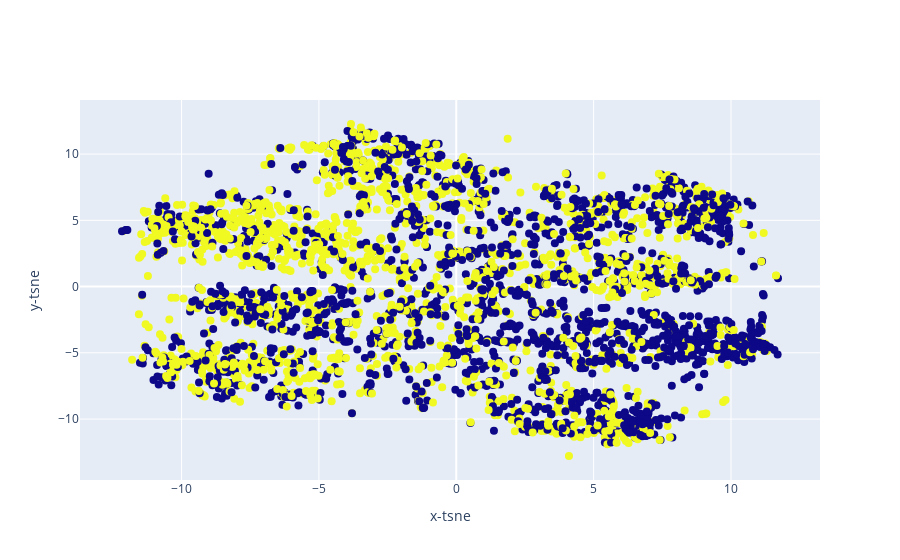

Notebook source saved alongside this figure:
### Code cell
from sklearn.manifold import TSNE

tsne = TSNE(n_components=2, verbose=1, perplexity=40, n_iter=300)
tsne_results = tsne.fit_transform(X)

fig = {
    "data": [
        {
            "x": tsne_results[:, 0],
            "y": tsne_results[:, 1],
            "mode": "markers",
            "marker": {"size": 8, "color": y}
        }
    ],
    "layout": {
        "xaxis": {"title": "x-tsne"},
        "yaxis": {"title": "y-tsne"}
    }
}

py.iplot(fig, filename="test-graph2")

### Figure 1 — Plotly figure (JSON) as saved in the notebook; plotly's stock layout.template omitted (floating-point values rounded to 4 significant figures; data arrays with more than 128 entries replaced by an {"elided": "..."} marker saying what was removed)
{"data": [{"marker": {"color": {"elided": "4008 int values"}, "size": 8}, "mode": "markers", "type": "scatter", "x": {"elided": "4008 float values"}, "y": {"elided": "4008 float values"}}], "layout": {"xaxis": {"title": {"text": "x-tsne"}}, "yaxis": {"title": {"text": "y-tsne"}}}}
